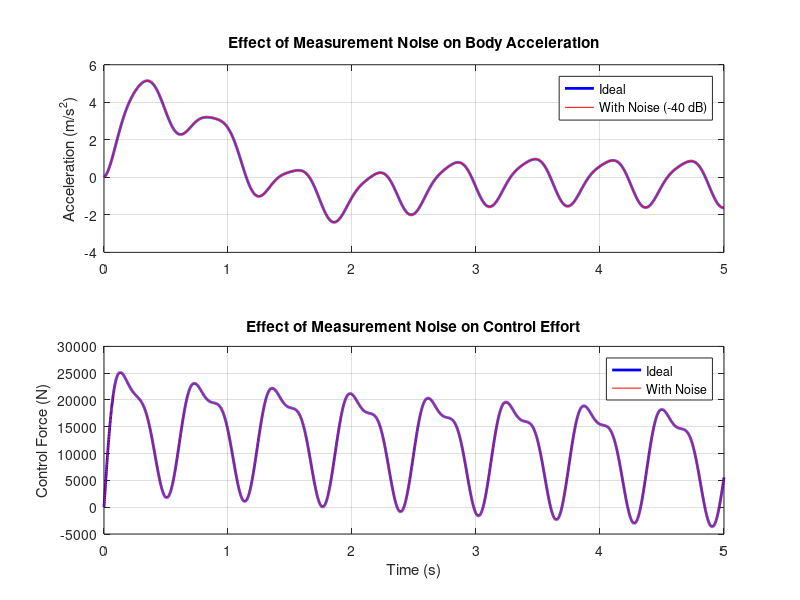

MATLAB code for this plot:
clc; clear; close all;

%% =====================================================
% 1. System Parameters (from theoretical report)
%% =====================================================
M = 300; 
m = 50; 
k1 = 15000; 
D = 1000; 
k2 = 150000;

s = tf('s');

%% =====================================================
% 2. Transfer Functions of Quarter-Car Model
%% =====================================================
den = M*m*s^4 + (M+m)*D*s^3 + ...
      (M*k2 + M*k1 + m*k1)*s^2 + D*k1*s + k1*k2;

% Control path: actuator force -> body acceleration
G = (-(m*s^2 + D*s + k1) * M*s^2) / den; 

% Disturbance path: road profile -> body acceleration
H = ((D*s + k1) * k2 * M*s^2) / den;

%% =====================================================
% 3. PID Controller with Derivative Filter
%% =====================================================
Kp = -2000; 
Ki = -5000; 
Kd = -800; 
Tf = 0.01;     % derivative noise filter

K = Kp + Ki/s + (Kd*s)/(Tf*s + 1);

%% =====================================================
% 4. Closed-Loop Transfer Functions
%% =====================================================
L = G*K;

% Effect of road disturbance
T_dist = H/(1 + L);

% Effect of measurement noise
T_noise = -L/(1 + L);

% Control effort transfer functions
U_dist = (-K*H)/(1 + L);
U_noise = -K/(1 + L);

%% =====================================================
% 5. Simulation Inputs
%% =====================================================
t = 0:0.001:5;

% Road disturbance profile
yr = 0.1 + 0.05*sin(10*t) + 0.02*cos(20*t);

% Measurement noise: white noise (-40 dB power)
noise_power = 10^(-40/10);
sigma = sqrt(noise_power);

rng(42); % reproducibility
n = sigma * randn(size(t));

%% =====================================================
% 6. Simulate Two Scenarios
%% =====================================================
% --- Ideal case (no measurement noise)
y_ideal = lsim(T_dist, yr, t);
u_ideal = lsim(U_dist, yr, t);

% --- Real case (with measurement noise)
y_noise = y_ideal + lsim(T_noise, n, t);
u_noise = u_ideal + lsim(U_noise, n, t);

%% =====================================================
% 7. Plot Results
%% =====================================================
figure('Color','w','Position',[100 100 1000 700])

% Body acceleration comparison
subplot(2,1,1)
plot(t, y_ideal,'b','LineWidth',2); hold on
plot(t, y_noise,'r','LineWidth',0.7)
grid on
title('Effect of Measurement Noise on Body Acceleration')
ylabel('Acceleration (m/s^2)')
legend('Ideal','With Noise (-40 dB)')

% Control effort comparison
subplot(2,1,2)
plot(t, u_ideal,'b','LineWidth',2); hold on
plot(t, u_noise,'r','LineWidth',0.7)
grid on
title('Effect of Measurement Noise on Control Effort')
xlabel('Time (s)')
ylabel('Control Force (N)')
legend('Ideal','With Noise')

%% =====================================================
% 8. Performance Metrics
%% =====================================================
fprintf('\n===== Performance Comparison =====\n')

rms_ideal = rms(y_ideal);
rms_noise = rms(y_noise);

fprintf('RMS Output (Ideal): %.6f\n', rms_ideal)
fprintf('RMS Output (Noisy): %.6f\n', rms_noise)

fprintf('Noise Amplification Ratio: %.2f\n', rms_noise/rms_ideal)
